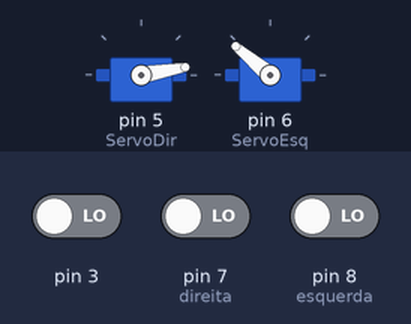
A sketch run on a simulated Arduino Uno, built with avr-gcc and run on an emulated ATmega328P. Parts: 2 × servo. The inputs (shaded band) are chosen by the test bench; at power-on: pin 7 (direita) LOW, pin 8 (esquerda) LOW, pin 3 LOW.

Above: at 1.2 s.
1.3 s: pin 7 (direita) driven HIGH
At 1.9 s:
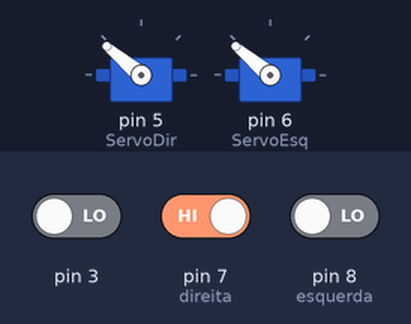
2.8 s: pin 8 (esquerda) driven HIGH
At 3.1 s:
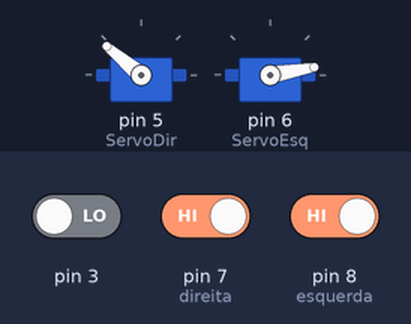
4.3 s: pin 7 (direita) driven LOW
At 5.4 s:
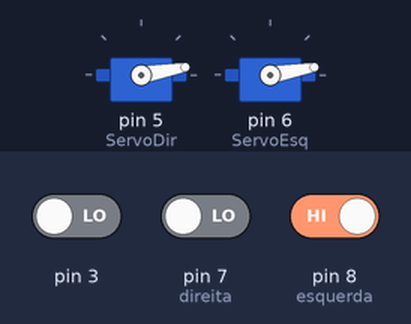
5.8 s: pin 8 (esquerda) driven LOW
At 6.6 s:
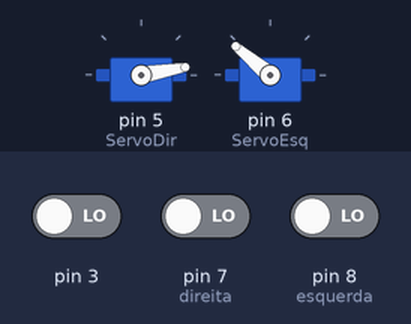
Timing chart, 0 to 8.3 s (numbered marks = the images above; inputs shaded):
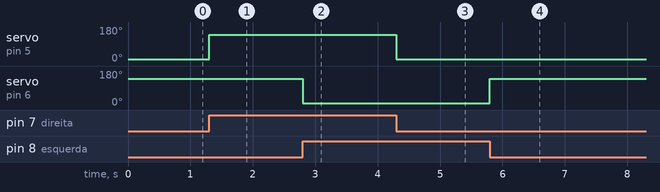

Measured:
- after the input at 1.3 s, servo on pin 5 (ServoDir): 10° → 140° at once
- after the input at 2.8 s, servo on pin 6 (ServoEsq): 140° → 10° at once
- after the input at 4.3 s, servo on pin 5 (ServoDir): 140° → 10° at once
- after the input at 5.8 s, servo on pin 6 (ServoEsq): 10° → 140° at once

The sketch:

robomaisedu.ino
```cpp
#include<Servo.h>

Servo ServoDir;
Servo ServoEsq;

void setup() {
  // pinos de infravermelho
  pinMode(7, INPUT); // direita
  pinMode(8, INPUT); // esquerda

  // pinos de infravermelho de baixo do robô
  pinMode(3, INPUT);
  pinMode(4, INPUT);

  // Servos
  ServoDir.attach(5);
  ServoEsq.attach(6);
}

void loop() {
  // Leitura de linha preta abaixo do robô
  if((digitalRead(3) == 1) and (digitalRead(4) == 1)) {
    ServoDir.detach();
    ServoEsq.detach();
  }

  // leitura de obstáculos nas laterais do robô
  if(digitalRead(7) == 1)
    ServoDir.write(140);
  else
    ServoDir.write(10);

  if(digitalRead(8) == 1)
    ServoEsq.write(10);
  else
    ServoEsq.write(140);

}
```
